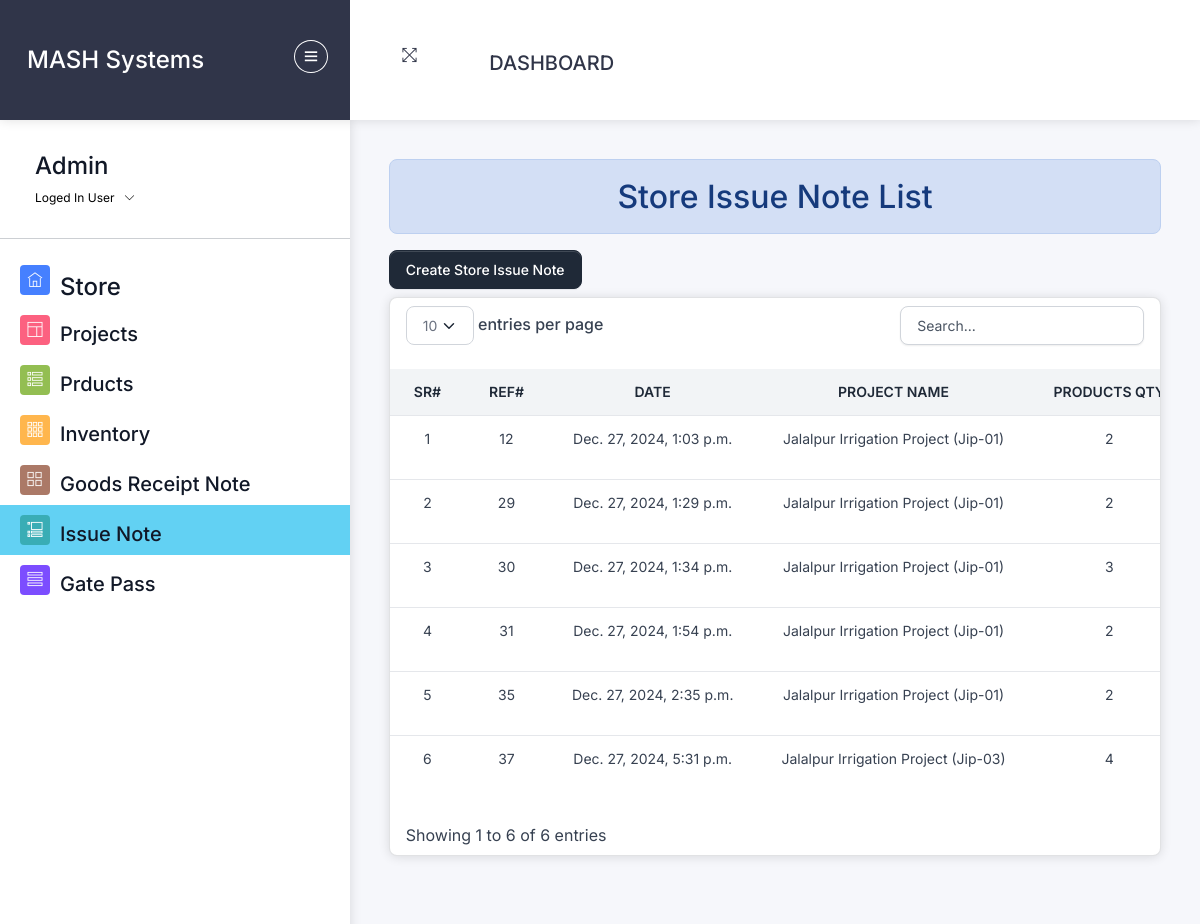
/list-store-issue/ (signed in), run on the app's committed database.
### home/models.py (models this page shows, shortened)
class Store_Issue_Note(models.Model):
    products = models.ManyToManyField(Product, through='Store_Issue_Product')
    date_created = models.DateTimeField(auto_now_add=True)
    project =  models.ForeignKey(Project,on_delete=models.PROTECT,null=True)
    created_by = models.ForeignKey(User, on_delete=models.RESTRICT,null=True)

class Project(models.Model):
    name = models.CharField(max_length=100)
    is_deleted=models.BooleanField(default=False)
    def __str__(self):
        return self.name

### home/views/store_issue.py (the view)
# urls.py: path('list-store-issue/', store_issue.list_store_issue, name='list_store_issue'),
@login_required
@permission_required('home.view_sales_receipt', login_url='/login/')
def list_store_issue(request):
    store_issue_items_pro = {}
    issuereceipts = Store_Issue_Note.objects.all()
    for x in issuereceipts:
        store_issue_items_pro[x.id] = Store_Issue_Product.objects.filter(store_issue_note=x).count()
    return render(request, 'store_issue/list_store_issue.html', {
        'issuereceipts': issuereceipts,
        'issuereceipts_items_pro': store_issue_items_pro,
    })

### home/templatetags/custom_filters.py (called while the page is built)
@register.filter
def get_item(dictionary, key):
    return dictionary.get(key)

### templates/store_issue/list_store_issue.html (shortened to what this page needs)
{% extends 'css-js-links.html' %}
{% load static %}
{% load custom_filters %}
{% block context %}
{% include 'store/navbar.html' %}
{% endblock context %}
{% block body %}
<div class="pcoded-content">
  <div class="pcoded-inner-content">
    <div class="main-body">
      <div class="page-wrapper">
        <div class="page-body">
  <div class="row">
    <div class="col-12">
      <h2 class="text-center alert alert-info">
        Store Issue Note List
      </h2>
      {% if perms.home.add_sale_receipt %}
      <a class="btn btn-primary mb-2" href="{% url 'create_store_issue' %}">Create Store Issue Note</a>
      {% endif %}
      <div class="card py">
        <div class="table-responsive py-2">
          {% if issuereceipts%}
          <table class="table table-flush" id="datatable">
            <thead class="thead-light">
              <tr>
                <th class="border-bottom fw-bolder text-center" scope="col">
                  Sr#
                </th>
                <th class="border-bottom fw-bolder text-center" scope="col">
                  Ref#
                </th>
                <th class="border-bottom fw-bolder text-center" scope="col">
                  Date
                </th>
                <th class="border-bottom fw-bolder text-center" scope="col">
                  Project Name
                </th>
                <th class="border-bottom fw-bolder text-center" scope="col">
                  Products Qty
                </th>
              </tr>
            </thead>
            <tbody>
              {% for issuereceipt in issuereceipts %}
              <tr id="salereceipt-{{ issuereceipt.id }}">
                <td class="text-center">{{ forloop.counter }}</td>
                <td class="text-center">{{ issuereceipt.id }}</td>
                <td class="text-center">{{ issuereceipt.date_created }}</td>
                <td class="text-center">
                  {{ issuereceipt.project|title }}
                </td>
                <td class="text-center">
                  {{ issuereceipts_items_pro|get_item:issuereceipt.id }}
                </td>
              </tr>
              {% endfor %}
            </tbody>
          </table>
          {% else %}
          <h4 class="text-center alert alert-warning">No Record Found</h4>
          {% endif %}
        </div>
      </div>
    </div>
  </div>
</div>
{% endblock body %}

### templates/store/navbar.html (shortened to what this page needs)
{% load static %}
<div id="pcoded" class="pcoded">
  <div class="pcoded-container navbar-wrapper">
    <nav style="padding: 0 ; margin: 0 ;" class="navbar header-navbar pcoded-header">
      <div class="navbar-wrapper">
        <div style="height: 120px" class="navbar-logo  " >
          <a class="mobile-menu mt-3" id="mobile-collapse" href="#!">
            <i class="ti-menu"></i>
          </a>
          <a   class=" fs-4  btn " href="/">MASH Systems</a>
        </div>
        <div class="navbar-container container-fluid">
          <ul class="nav-left">
            <li class="mt-3">
              <a  href="#!" onclick="javascript:toggleFullScreen()">
                <i class="ti-fullscreen"></i>
              </a>
            </li>
          </ul>
          <nav class="navbar navbar-expand-lg bg-body-tertiary">
            {% if perms.home.view_dashboard %}
            <div class="container-fluid">
              <a class="navbar-brand fs-5  mt-4 " href="/">Dashboard</a>
              {% endif %}
              <div id="display-msg" class="text-center" style="min-height: 70px">
              </div>
          </nav>
    </nav>
    <div class="pcoded-main-container">
      <div class="pcoded-wrapper">
        <nav class="pcoded-navbar">
          <div class="pcoded-inner-navbar main-menu">
            <div class="">
              <div class="main-menu-header">
                <div class="user-details">
                  <span>
                    <h4>{{request.user}}</h4>
                  </span>
                  <span id="more-details">Loged In User<i class="ti-angle-down"></i></span>
                </div>
              </div>
            </div>
            <hr>
            <ul class="pcoded-item pcoded-left-item">
              {% if perms.home.view_store %}
              <li class=" {% if request.path == '/store/' %} color-info {% endif %}">
                <a href="/store/">
                  <span class="pcoded-micon"><i class="ti-home"></i><b>D</b></span>
                  <span class="pcoded-mtext fs-5" data-i18n="nav.dash.main">
                    <h4>Store</h4>
                  </span>
                </a>
              </li>
              {% endif %}
              {% if perms.home.view_project %}
              <li class=" {% if request.path == '/project/' %} color-info {% endif %}">
                <a href="/project/">
                  <span class="pcoded-micon"><i class="ti-layout"></i><b>D</b></span>
                  <span class="pcoded-mtext fs-5" data-i18n="nav.dash.main">
                    <h5>Projects</h5>
                  </span>
                </a>
              </li>
              {% endif %}
              {% if perms.home.view_product %}
                  <li class=" {% if request.path == '/product/' %} color-info {% endif %} ">
                    <a href="/product/">
                      <span class="pcoded-micon"><i class="ti-view-list-alt"></i><b>D</b></span>
                      <span class="pcoded-mtext fs-5" data-i18n="nav.dash.main">
                        <h5>Prducts</h5>
                      </span>
                    </a>
                  </li>
                  {% endif %}
              {% if perms.home.view_employee %}
                  <li class=" {% if request.path == '/inventory/' %} color-info {% endif %} ">
                    <a href="/inventory/">
                      <span class="pcoded-micon"><i class="ti-layout-grid3"></i><b>D</b></span>
                      <span class="pcoded-mtext fs-5" data-i18n="nav.dash.main">
                        <h5>Inventory</h5>
                      </span>
                    </a>
                  </li>
                  {% endif %}
              {% if perms.home.view_store_purchase_note %}
                  <li class=" {% if request.path == '/list-store-purchase/' %} color-info {% endif %} ">
                    <a href="/list-store-purchase/">
                      <span class="pcoded-micon"><i class="ti-layout-grid2"></i><b>D</b></span>
                      <span class="pcoded-mtext fs-5" data-i18n="nav.dash.main">
                        <h5>Goods Receipt Note</h5>
                      </span>
                    </a>
                  </li>
                  {% endif %}
              {% if perms.home.view_store_issue_note %}
                  <li class=" {% if request.path == '/list-store-issue/' %} color-info {% endif %} ">
                    <a href="/list-store-issue/">
                      <span class="pcoded-micon"><i class="ti-layout-accordion-list"></i><b>D</b></span>
                      <span class="pcoded-mtext fs-5" data-i18n="nav.dash.main">
                        <h5>Issue Note</h5>
                      </span>
                    </a>
                  </li>
                  {% endif %}
              {% if perms.home.view_gatepass %}
                  <li class=" {% if request.path == '/list-gatepasses/' %} color-info {% endif %} ">
                    <a href="/list-gatepasses/">
                      <span class="pcoded-micon"><i class="ti-view-list"></i><b>D</b></span>
                      <span class="pcoded-mtext fs-5" data-i18n="nav.dash.main">
                        <h5>Gate Pass</h5>
                      </span>
                    </a>
                  </li>
                  {% endif %}
            </ul>
          </div>
        </nav>

### data on the page
Store_Issue_Note: id "12", date_created "Dec. 27, 2024, 1:03 p.m.", project "Jalalpur Irrigation Project (Jip-01)", id "2"
Store_Issue_Note: id "29", date_created "Dec. 27, 2024, 1:29 p.m.", project "Jalalpur Irrigation Project (Jip-01)", id "2"
Store_Issue_Note: id "30", date_created "Dec. 27, 2024, 1:34 p.m.", project "Jalalpur Irrigation Project (Jip-01)", id "3"
Store_Issue_Note: id "31", date_created "Dec. 27, 2024, 1:54 p.m.", project "Jalalpur Irrigation Project (Jip-01)", id "2"
Store_Issue_Note: id "35", date_created "Dec. 27, 2024, 2:35 p.m.", project "Jalalpur Irrigation Project (Jip-01)", id "2"
Store_Issue_Note: id "37", date_created "Dec. 27, 2024, 5:31 p.m.", project "Jalalpur Irrigation Project (Jip-03)", id "4"

### other printed values
{{ request.user }} "Admin"
